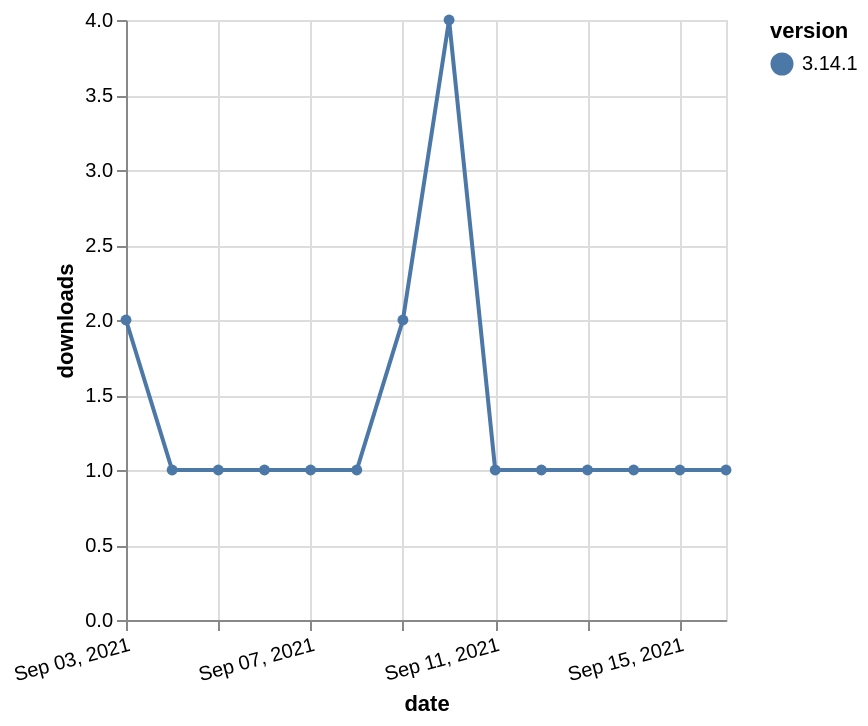

The Vega-Lite source for this figure:
### Vega-Lite specification from a JSON file in a GitHub repository (floating-point values rounded to 4 significant figures)
{"$schema": "https://vega.github.io/schema/vega-lite/v5.json", "description": "A simple bar chart with embedded data.", "data": {"values": [{"date": "2021-09-03", "total": 523, "delta": 2, "version": "3.14.1"}, {"date": "2021-09-04", "total": 524, "delta": 1, "version": "3.14.1"}, {"date": "2021-09-05", "total": 525, "delta": 1, "version": "3.14.1"}, {"date": "2021-09-06", "total": 526, "delta": 1, "version": "3.14.1"}, {"date": "2021-09-07", "total": 527, "delta": 1, "version": "3.14.1"}, {"date": "2021-09-08", "total": 528, "delta": 1, "version": "3.14.1"}, {"date": "2021-09-09", "total": 530, "delta": 2, "version": "3.14.1"}, {"date": "2021-09-10", "total": 534, "delta": 4, "version": "3.14.1"}, {"date": "2021-09-11", "total": 535, "delta": 1, "version": "3.14.1"}, {"date": "2021-09-12", "total": 536, "delta": 1, "version": "3.14.1"}, {"date": "2021-09-13", "total": 537, "delta": 1, "version": "3.14.1"}, {"date": "2021-09-14", "total": 538, "delta": 1, "version": "3.14.1"}, {"date": "2021-09-15", "total": 539, "delta": 1, "version": "3.14.1"}, {"date": "2021-09-16", "total": 540, "delta": 1, "version": "3.14.1"}]}, "width": "container", "mark": {"type": "line", "point": {"filled": true}}, "encoding": {"x": {"field": "date", "type": "temporal", "timeUnit": "yearmonthdate", "title": "date", "axis": {"labelAngle": -15}}, "y": {"field": "delta", "type": "quantitative", "title": "downloads"}, "color": {"field": "version", "type": "nominal"}, "tooltip": {"field": "delta"}}}
